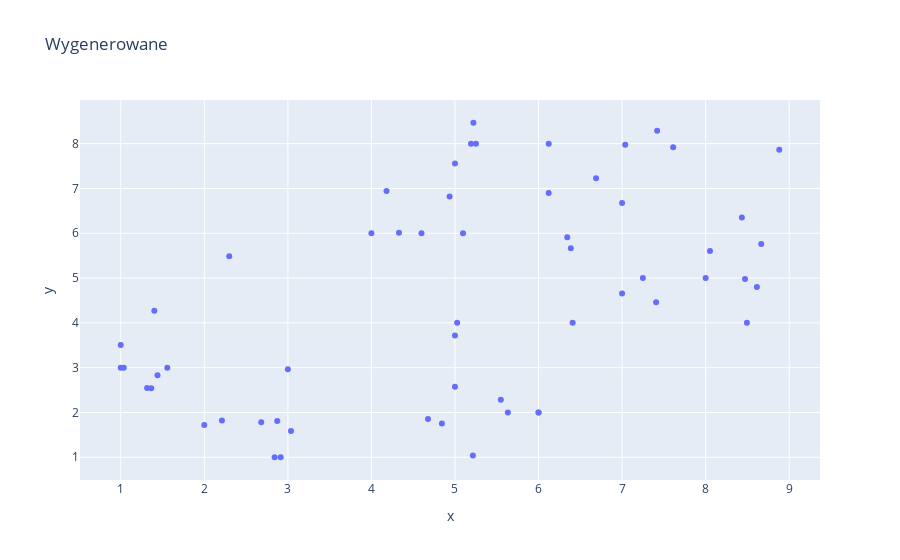

Notebook code for this chart:
### Code cell
fig = px.scatter(x= temp_out.T[0], y= temp_out.T[1],title='Wygenerowane')
fig.show()

### Figure 1 — Plotly figure (JSON) as saved in the notebook; plotly's stock layout.template omitted (floating-point values rounded to 4 significant figures)
{"data": [{"hovertemplate": "x=%{x}<br>y=%{y}<extra></extra>", "legendgroup": "", "marker": {"color": "#636efa", "symbol": "circle"}, "mode": "markers", "name": "", "orientation": "v", "showlegend": false, "type": "scatter", "x": [1.315, 1, 2.681, 2.914, 2.211, 2.873, 4, 4.936, 4.678, 6, 2.298, 1.402, 1.365, 1, 3, 1.037, 6, 4.844, 5.215, 3.038, 5, 5.549, 1.44, 1.557, 5, 5.633, 2, 2.841, 6.387, 5.096, 8.472, 8, 7, 6.121, 8.881, 8.434, 5.026, 6.408, 7.038, 7.611, 6.689, 7.42, 8.052, 8.665, 5.251, 5.192, 8.494, 8.614, 5, 4.33, 7.249, 6.344, 4.599, 4.181, 6.122, 5.221, 7, 7.407], "xaxis": "x", "y": [2.545, 3, 1.783, 1, 1.82, 1.807, 6, 6.822, 1.853, 2, 5.487, 4.268, 2.542, 3.503, 2.963, 3, 2, 1.751, 1.041, 1.589, 3.716, 2.285, 2.832, 3, 2.574, 2, 1.719, 1, 5.667, 6, 4.98, 5, 6.677, 6.899, 7.862, 6.352, 4, 4, 7.977, 7.918, 7.225, 8.285, 5.605, 5.761, 8, 8, 4, 4.799, 7.558, 6.011, 5, 5.91, 6, 6.942, 8, 8.466, 4.654, 4.458], "yaxis": "y"}], "layout": {"legend": {"tracegroupgap": 0}, "title": {"text": "Wygenerowane"}, "xaxis": {"anchor": "y", "domain": [0, 1], "title": {"text": "x"}}, "yaxis": {"anchor": "x", "domain": [0, 1], "title": {"text": "y"}}}}
